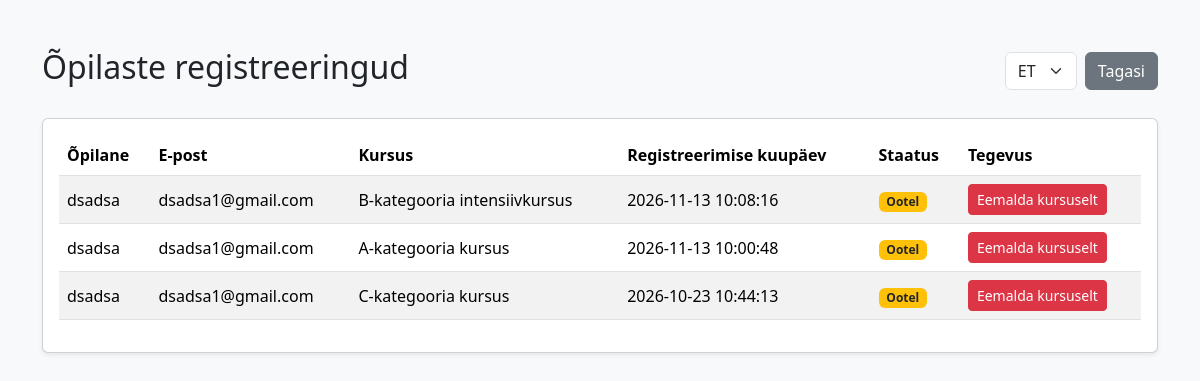
Page /AutoKool/admin/routeAdmin/routingAdmin.php?page=registrations on the committed database.
### tables this page shows
CREATE TABLE `registrations` (
  `id` int(11) NOT NULL,
  `user_id` int(11) NOT NULL,
  `course_id` int(11) NOT NULL,
  `registration_date` datetime NOT NULL DEFAULT current_timestamp(),
  `status` enum('pending','confirmed','cancelled') NOT NULL DEFAULT 'pending'
);

CREATE TABLE `users` (
  `id` int(11) NOT NULL,
  `username` varchar(100) NOT NULL,
  `email` varchar(150) NOT NULL,
  `password` varchar(255) NOT NULL,
  `status` enum('student','admin') NOT NULL DEFAULT 'student',
  `registration_date` date NOT NULL
);

CREATE TABLE `courses` (
  `id` int(11) NOT NULL,
  `category_id` int(11) NOT NULL,
  `title` varchar(200) NOT NULL,
  `description` text NOT NULL,
  `price` decimal(10,2) NOT NULL,
  `duration` varchar(100) NOT NULL,
  `picture` longblob DEFAULT NULL,
  `title_en` varchar(255) DEFAULT NULL,
  `description_en` text DEFAULT NULL
);

### AutoKool/admin/controllerAdmin/AdminController.php (called while the page is built, shortened)
<?php
require_once dirname(__DIR__) . '/modelAdmin/AdminRegistration.php';
class AdminController
{
    public static function registrations()
{
    $registrations = AdminRegistration::getAllRegistrations();
    require __DIR__ . '/../viewAdmin/registrations.php';
}
}
?>

### AutoKool/inc/Database.php (called while the page is built, shortened)
<?php
class Database
{
    private $conn;
    private $host = 'localhost';
    private $user = 'root';
    private $password = '';
    private $baseName = 'autokool';
    public function connect()
    {
        if (!$this->conn) {
            try {
                $this->conn = new PDO(
                    'mysql:host=' . $this->host .
                    ';dbname=' . $this->baseName .
                    ';charset=utf8mb4',
                    $this->user,
                    $this->password
                );
                $this->conn->setAttribute(
                    PDO::ATTR_ERRMODE,
                    PDO::ERRMODE_EXCEPTION
                );
                $this->conn->setAttribute(
                    PDO::ATTR_DEFAULT_FETCH_MODE,
                    PDO::FETCH_ASSOC
                );
            } catch (PDOException $e) {
                die('Ошибка подключения к базе данных: ' . $e->getMessage());
            }
        }
        return $this->conn;
    }
    public function getAll($query, $params = [])
    {
        $stmt = $this->conn->prepare($query);
        $stmt->execute($params);
        return $stmt->fetchAll();
    }
}
?>

### AutoKool/admin/modelAdmin/AdminRegistration.php (called while the page is built, shortened)
<?php
class AdminRegistration
{
    public static function getAllRegistrations()
    {
        $db = new Database();
        return $db->getAll(
            "SELECT
                registrations.id,
                registrations.registration_date,
                registrations.status,
                users.username,
                users.email,
                courses.title AS course_title
             FROM registrations
             INNER JOIN users
                ON registrations.user_id = users.id
             INNER JOIN courses
                ON registrations.course_id = courses.id
             ORDER BY registrations.id DESC"
        );
    }
}
?>

### AutoKool/admin/viewAdmin/registrations.php (the view, shortened to what this page needs)
<?php
$currentLanguage = $_SESSION['language'] ?? 'et';
$isEnglish = $currentLanguage === 'en';
?>
<!DOCTYPE html>
<html lang="<?= htmlspecialchars($currentLanguage) ?>">
<head>
    <link href="https://cdn.jsdelivr.net/npm/bootstrap@5.3.3/dist/css/bootstrap.min.css" rel="stylesheet">
</head>
<body class="bg-light">
<div class="container py-5">
    <div class="d-flex justify-content-between align-items-center mb-4">
        <h2>
            <?= $isEnglish ? 'Student registrations' : 'Õpilaste registreeringud' ?>
        </h2>
        <div class="d-flex gap-2 align-items-center">
            <?php
            $currentPath = parse_url($_SERVER['REQUEST_URI'], PHP_URL_PATH);
            ?>
            <form method="GET" action="<?= htmlspecialchars($currentPath) ?>">
                <select name="lang"
                        class="form-select"
                        onchange="this.form.submit()">
                    <option value="et" <?= !$isEnglish ? 'selected' : '' ?>>ET</option>
                </select>
            </form>
            <a href="index.php?page=dashboard" class="btn btn-secondary">
                <?= $isEnglish ? 'Back' : 'Tagasi' ?>
            </a>
        </div>
    </div>
    <div class="card shadow-sm">
        <div class="card-body">
            <?php if (empty($registrations)): ?>
                <p class="text-muted">
                    <?= $isEnglish ? 'There are no registrations.' : 'Registreeringuid ei ole.' ?>
                </p>
            <?php else: ?>
                <div class="table-responsive">
                    <table class="table table-striped align-middle">
                        <thead>
                            <tr>
                                <th><?= $isEnglish ? 'Student' : 'Õpilane' ?></th>
                                <th><?= $isEnglish ? 'Email' : 'E-post' ?></th>
                                <th><?= $isEnglish ? 'Course' : 'Kursus' ?></th>
                                <th><?= $isEnglish ? 'Registration date' : 'Registreerimise kuupäev' ?></th>
                                <th><?= $isEnglish ? 'Status' : 'Staatus' ?></th>
                                <th><?= $isEnglish ? 'Action' : 'Tegevus' ?></th>
                            </tr>
                        </thead>
                        <tbody>
                        <?php foreach ($registrations as $registration): ?>
                            <tr>
                                <td><?= htmlspecialchars($registration['username']) ?></td>
                                <td><?= htmlspecialchars($registration['email']) ?></td>
                                <td><?= htmlspecialchars($registration['course_title']) ?></td>
                                <td><?= htmlspecialchars($registration['registration_date']) ?></td>
                                <td>
                                    <?php if ($registration['status'] === 'cancelled'): ?>
                                        <span class="badge bg-secondary">
                                            <?= $isEnglish ? 'Cancelled' : 'Tühistatud' ?>
                                        </span>
                                    <?php elseif ($registration['status'] === 'confirmed'): ?>
                                        <span class="badge bg-success">
                                            <?= $isEnglish ? 'Confirmed' : 'Kinnitatud' ?>
                                        </span>
                                    <?php else: ?>
                                        <span class="badge bg-warning text-dark">
                                            <?= $isEnglish ? 'Pending' : 'Ootel' ?>
                                        </span>
                                    <?php endif; ?>
                                </td>
                                <td>
                                    <?php if ($registration['status'] !== 'cancelled'): ?>
                                        <form method="POST"
                                              action="index.php"
                                              onsubmit="return confirm('<?= $isEnglish ? 'Are you sure you want to remove this student from the course?' : 'Kas soovid selle õpilase kursuselt eemaldada?' ?>');">
                                            <button type="submit" class="btn btn-danger btn-sm">
                                                <?= $isEnglish ? 'Remove from course' : 'Eemalda kursuselt' ?>
                                            </button>
                                        </form>
                                    <?php endif; ?>
                                </td>
                            </tr>
                        <?php endforeach; ?>
                        </tbody>
                    </table>
                </div>
            <?php endif; ?>
        </div>
    </div>
</div>
</body>
</html>

### rows in the picture
registrations: user.username "dsadsa", user.email "dsadsa1@gmail.com", course.title "B-kategooria intensiivkursus", registration_date "2026-11-13 10:08:16", status "Ootel"
registrations: user.username "dsadsa", user.email "dsadsa1@gmail.com", course.title "A-kategooria kursus", registration_date "2026-11-13 10:00:48", status "Ootel"
registrations: user.username "dsadsa", user.email "dsadsa1@gmail.com", course.title "C-kategooria kursus", registration_date "2026-10-23 10:44:13", status "Ootel"
